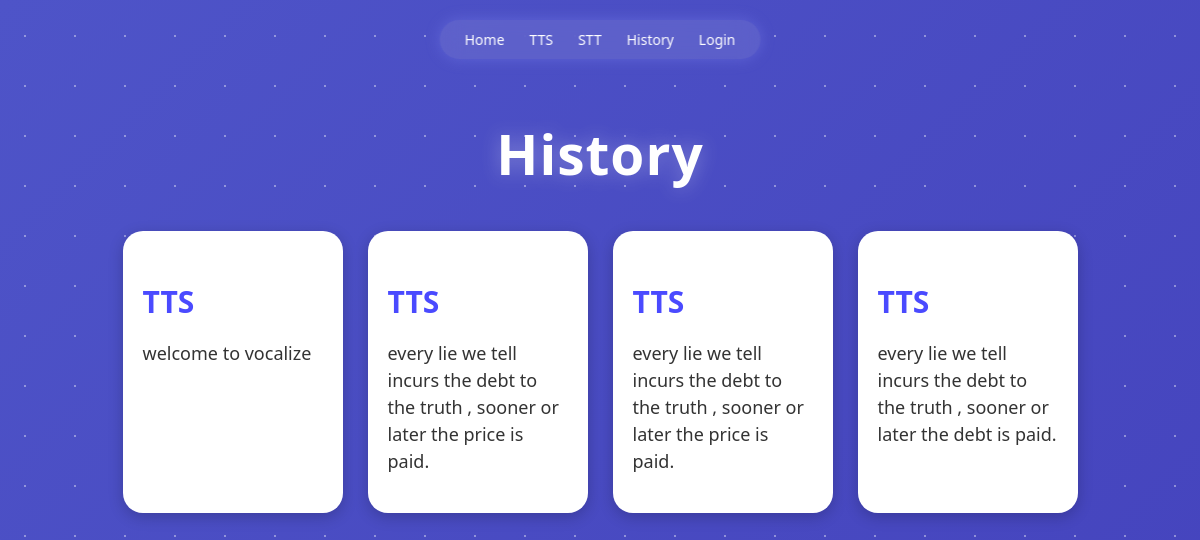
The app's page /history (signed in), older data.
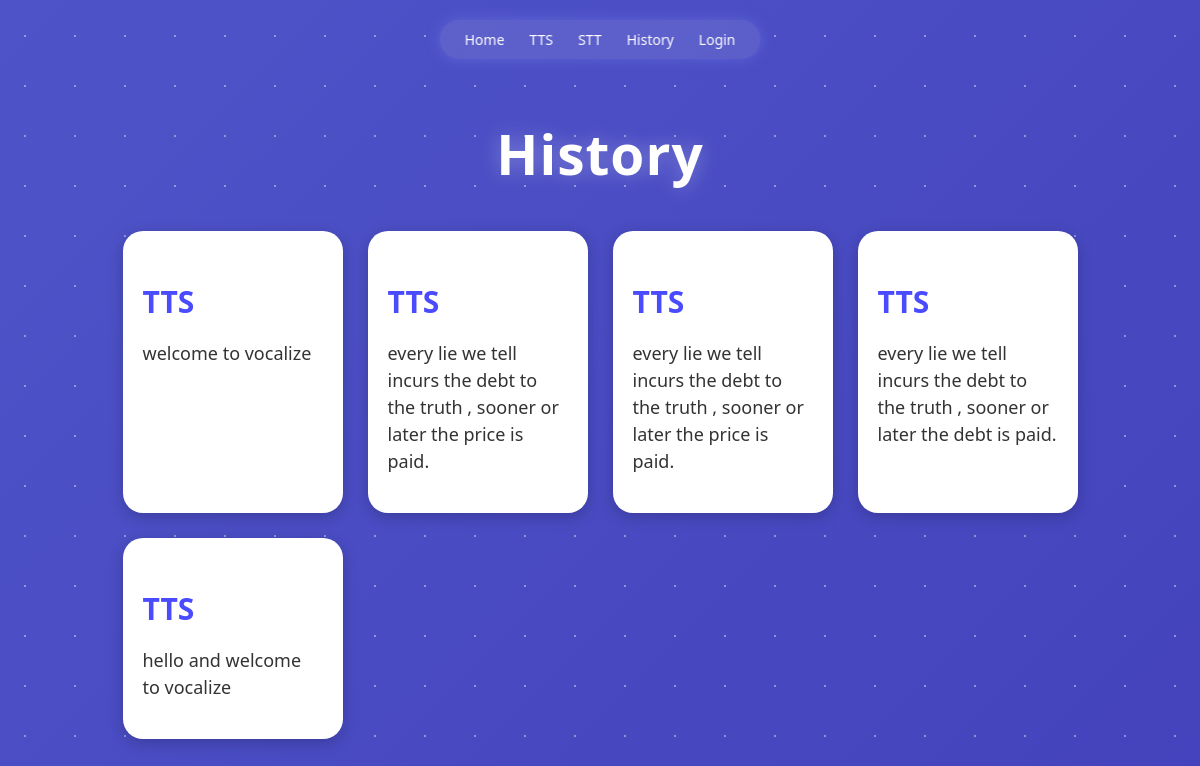
The same page, newer data.
### app.py (models this page shows)
class History(db.Model):
    id = db.Column(db.Integer, primary_key=True)
    text = db.Column(db.Text)
    history_type = db.Column(db.String(20))
    user_id = db.Column(
        db.Integer,
        db.ForeignKey('user.id')
    )

### app.py (the view)
@app.route('/history')
def history_page():
    if 'user_id' not in session:
        return redirect(url_for('login'))
    all_items = History.query.filter_by(
        user_id=session['user_id']
    ).all()
    return render_template(
        'history.html',
        items=all_items
    )

### templates/history.html
{% extends "base.html" %}
{% block content %}
<div class="history-container">
    <h1 class="history-title">History</h1>
    <div class="history-grid">
        {% for item in items %}
        <div class="history-card">
            <h3>{{ item.history_type }}</h3>
            <p>{{ item.text }}</p>
        </div>
        {% endfor %}
    </div>
</div>
{% endblock %}

Row changes from the older to the newer data that the page shows:
added History: history_type "TTS", text "hello and welcome to vocalize"
